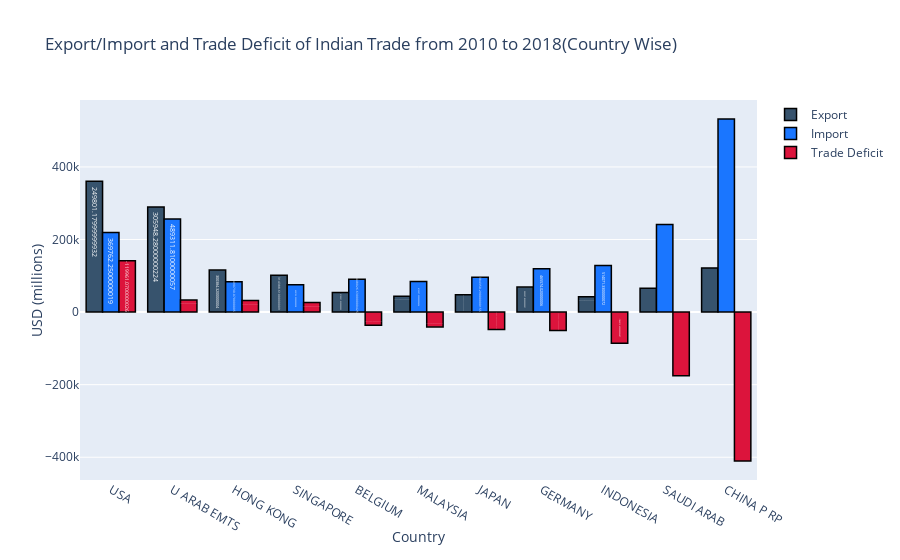

Notebook code for this chart:
### Markdown cell above
### ***<font color="blue" face="Constantia">Findings:</font>***
* India have trade surplus with USA, Hong Kong, and Singapore.
* India have huge trade deficit with China, Suadi Arab and Indonesia etc.

### Code cell
'''Visualization of Export/Import and Trade Deficit'''
trace1 = go.Bar(
                x = total_country.index,
                y = total_country.Export,
                name = "Export",
                marker = dict(color = 'rgb(55, 83, 109)',
                             line=dict(color='rgb(0,0,0)',width=1.5)),
                text = total_year.Export)
# create trace2 
trace2 = go.Bar(
                x = total_country.index,
                y = total_country.Import,
                name = "Import",
                marker = dict(color = 'rgb(26, 118, 255)',
                              line=dict(color='rgb(0,0,0)',width=1.5)),
                text = total_year.Import)
# create trace3
trace3 = go.Bar(
                x = total_country.index,
                y = total_country['Trade Deficit'],
                name = "Trade Deficit",
                marker = dict(color = 'crimson',
                              line=dict(color='rgb(0,0,0)',width=1.5)),
                text = total_year['Trade Deficit'])

layout = go.Layout(hovermode= 'closest', title = 'Export/Import and Trade Deficit of Indian Trade from 2010 to 2018(Country Wise)' , xaxis = dict(title = 'Country'), yaxis = dict(title = 'USD (millions)'))
fig = go.Figure(data = [trace1, trace2, trace3], layout = layout)
fig.show()

### Figure 1 — Plotly figure (JSON) as saved in the notebook; plotly's stock layout.template omitted (floating-point values rounded to 4 significant figures)
{"data": [{"marker": {"color": "rgb(55, 83, 109)", "line": {"color": "rgb(0,0,0)", "width": 1.5}}, "name": "Export", "text": [249800.0, 305900.0, 300400.0, 314400.0, 310300.0, 262300.0, 275800.0, 303500.0, 330100.0], "type": "bar", "x": ["USA", "U ARAB EMTS", "HONG KONG", "SINGAPORE", "BELGIUM", "MALAYSIA", "JAPAN", "GERMANY", "INDONESIA", "SAUDI ARAB", "CHINA P RP"], "y": [360600.0, 289400.0, 115700.0, 101700.0, 53970.0, 43380.0, 47820.0, 68860.0, 42150.0, 66000.0, 121800.0]}, {"marker": {"color": "rgb(26, 118, 255)", "line": {"color": "rgb(0,0,0)", "width": 1.5}}, "name": "Import", "text": [369800.0, 489300.0, 490700.0, 450200.0, 448000.0, 412500.0, 384400.0, 465600.0, 514100.0], "type": "bar", "x": ["USA", "U ARAB EMTS", "HONG KONG", "SINGAPORE", "BELGIUM", "MALAYSIA", "JAPAN", "GERMANY", "INDONESIA", "SAUDI ARAB", "CHINA P RP"], "y": [219300.0, 256300.0, 83540.0, 75040.0, 90210.0, 84140.0, 96000.0, 119700.0, 128200.0, 241600.0, 532200.0]}, {"marker": {"color": "crimson", "line": {"color": "rgb(0,0,0)", "width": 1.5}}, "name": "Trade Deficit", "text": [-120000.0, -183400.0, -190300.0, -135800.0, -137700.0, -150300.0, -108500.0, -162100.0, -184000.0], "type": "bar", "x": ["USA", "U ARAB EMTS", "HONG KONG", "SINGAPORE", "BELGIUM", "MALAYSIA", "JAPAN", "GERMANY", "INDONESIA", "SAUDI ARAB", "CHINA P RP"], "y": [141300.0, 33090.0, 32150.0, 26640.0, -36240.0, -40760.0, -48180.0, -50810.0, -86020.0, -175600.0, -410400.0]}], "layout": {"hovermode": "closest", "title": {"text": "Export/Import and Trade Deficit of Indian Trade from 2010 to 2018(Country Wise)"}, "xaxis": {"title": {"text": "Country"}}, "yaxis": {"title": {"text": "USD (millions)"}}}}
